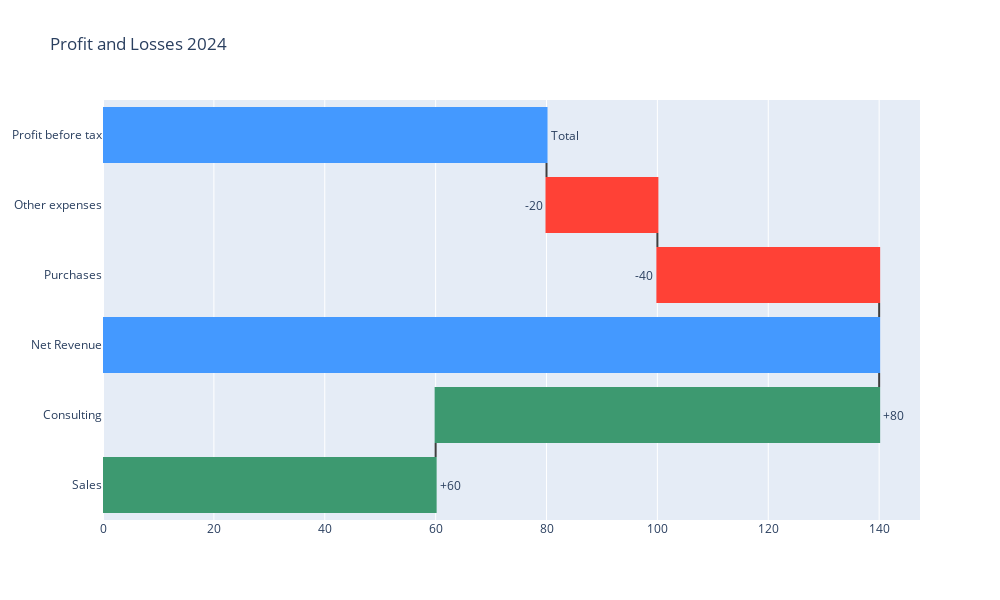

This figure's notebook cell:
### Code cell
fig = go.Figure(go.Waterfall(y = ["Sales", "Consulting", "Net Revenue", "Purchases", "Other expenses", "Profit before tax"],
                             x = [60, 80, 0, -40, -20, 0],
                             text = ["+60", "+80", "", "-40", "-20", "Total"],
                             textposition = "outside",
                             measure = ["relative", "relative", "total", "relative", "relative", "total"],
                             connector = {"line":{"color":"rgb(63, 63, 63)"}},
                             orientation = "h",
                             ))

fig.update_layout(title = "Profit and Losses 2024",
                  width=1000,
                  height=600)

fig.show()

### Figure 1 — Plotly figure (JSON) as saved in the notebook; plotly's stock layout.template omitted (floating-point values rounded to 4 significant figures)
{"data": [{"connector": {"line": {"color": "rgb(63, 63, 63)"}}, "measure": ["relative", "relative", "total", "relative", "relative", "total"], "orientation": "h", "text": ["+60", "+80", "", "-40", "-20", "Total"], "textposition": "outside", "type": "waterfall", "x": [60, 80, 0, -40, -20, 0], "y": ["Sales", "Consulting", "Net Revenue", "Purchases", "Other expenses", "Profit before tax"]}], "layout": {"height": 600, "title": {"text": "Profit and Losses 2024"}, "width": 1000}}
